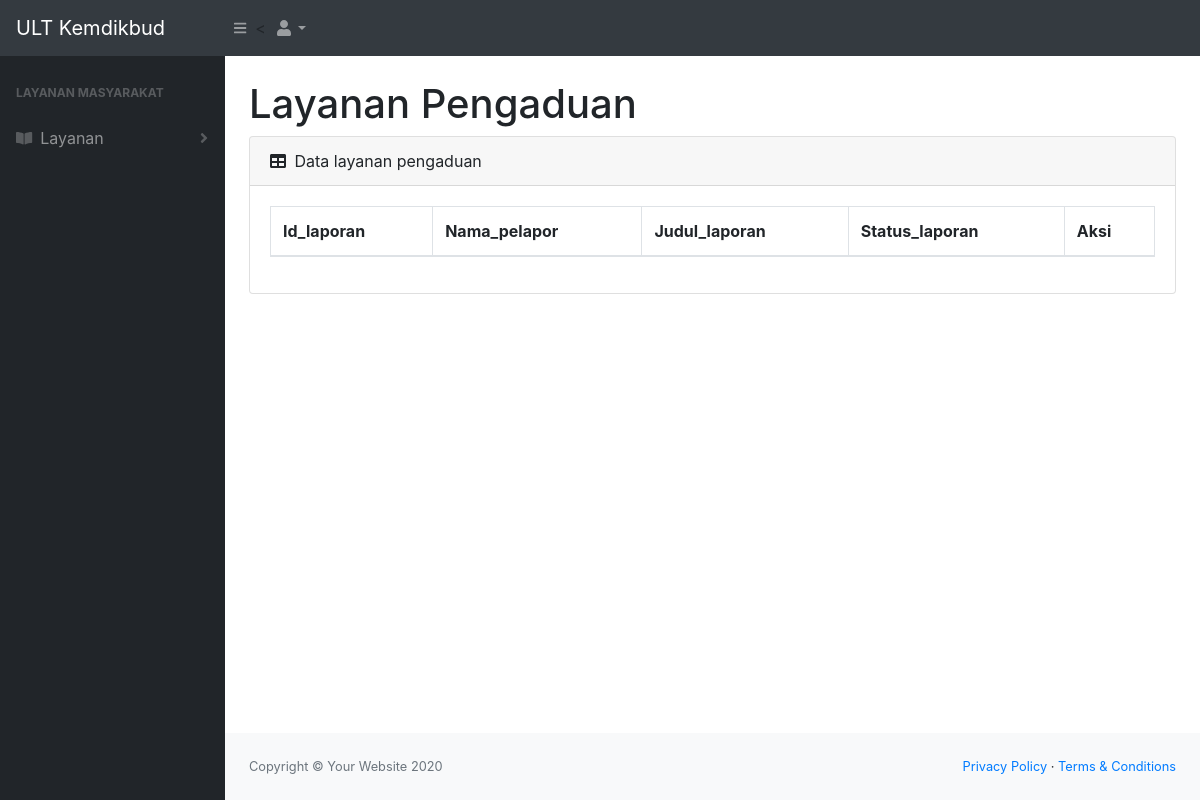
The page /index.php/layanan_pengaduan on the database as committed earlier.
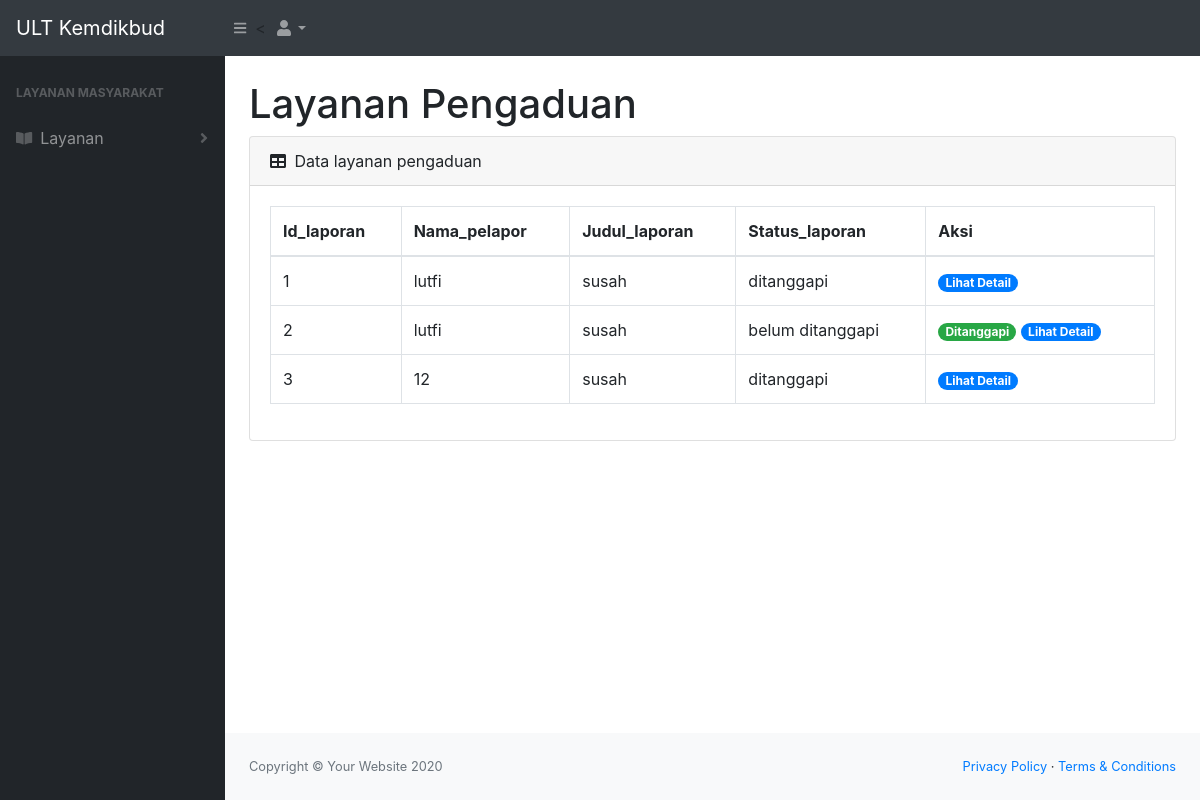
The same page on the database as committed later.
### tables this page shows
CREATE TABLE `laporan` (
  `id_laporan` int(11) NOT NULL,
  `alamat_email` varchar(100) NOT NULL,
  `nama_pelapor` varchar(100) NOT NULL,
  `alamat_rumah` text NOT NULL,
  `nomor_telepon` varchar(15) NOT NULL,
  `nomor_ktp` varchar(30) NOT NULL,
  `profesi` varchar(20) NOT NULL,
  `provinsi` varchar(100) NOT NULL,
  `kabupaten` varchar(100) NOT NULL,
  `kecamatan` varchar(100) NOT NULL,
  `judul_laporan` varchar(100) NOT NULL,
  `redaksi_laporan` text NOT NULL,
  `status_laporan` enum('ditanggapi','belum ditanggapi') NOT NULL
);

### application/controllers/Layanan_pengaduan.php (called while the page is built, shortened)
<?php
class Layanan_pengaduan extends CI_Controller
{
    public function __construct()
    {
        $this->load->library('form_validation');
        $this->load->model('Layanan_pengaduan_model');
    }
    public function index()
    {
        $tampil = array(
            'data_laporan' => $this->Layanan_pengaduan_model->tampil_laporan()
        );
        $this->load->view('templates/header');
        $this->load->view('templates/nav');
        $this->load->view('admin/layanan_pengaduan', $tampil);
        $this->load->view('templates/footer');
    }
}

### index.php (called while the page is built, shortened)
<?php
require_once BASEPATH.'core/CodeIgniter.php';

### application/models/Layanan_pengaduan_model.php (called while the page is built, shortened)
<?php
class Layanan_pengaduan_model extends CI_Model
{
    public function tampil_laporan()
    {
        $this->db->select('*')
            ->FROM('laporan');
        $query = $this->db->get();
        return $query->result();
    }
}

### application/views/admin/layanan_pengaduan.php (the view, shortened to what this page needs)
<main>
    <div class="container-fluid">
        <h1 class="mt-4">Layanan Pengaduan</h1>
        <div class="card mb-4">
            <div class="card-header">
                <i class="fas fa-table mr-1"></i>
                Data layanan pengaduan
            </div>
            <div class="card-body">
                <div class="table-responsive">
                    <table class="table table-bordered" id="dataTable" width="100%" cellspacing="0">
                        <thead>
                            <tr>
                                <th>Id_laporan</th>
                                <th>Nama_pelapor</th>
                                <th>Judul_laporan</th>
                                <th>Status_laporan</th>
                                <th>Aksi</th>
                            </tr>
                        </thead>
                        <tbody>
                            <?php foreach ($data_laporan as $laporan) : ?>
                                <tr>
                                    <td><?= $laporan->id_laporan ?></td>
                                    <td><?= $laporan->nama_pelapor ?></td>
                                    <td><?= $laporan->judul_laporan ?></td>
                                    <td><?= $laporan->status_laporan ?></td>
                                    <td>
                                        <?php
                                        if ($laporan->status_laporan == 'belum ditanggapi') : ?>
                                            <a href='<?= site_url("Layanan_pengaduan/ubah_status/$laporan->id_laporan") ?>' class="badge badge-success badge-pill">Ditanggapi</a>
                                            <a href='#' class="badge badge-primary badge-pill">Lihat Detail</a>
                                        <?php else : ?>
                                            <a href="#" class="badge badge-primary badge-pill">Lihat Detail</a>
                                        <?php endif; ?>
                                    </td>
                                </tr>
                            <?php
                            endforeach ?>
                        </tbody>
                    </table>
                </div>
            </div>
        </div>
    </div>
</main>

### application/views/templates/header.php (shortened to what this page needs)
<!DOCTYPE html>
<html lang="en">
    <head>
        <link href="<?= base_url('assets/admin/dist/css/styles.css') ?>" rel="stylesheet" />
        <link href="https://cdn.datatables.net/1.10.20/css/dataTables.bootstrap4.min.css" rel="stylesheet" />
    </head>

### application/views/templates/nav.php (shortened to what this page needs)
<body class="sb-nav-fixed">
    <nav class="sb-topnav navbar navbar-expand navbar-dark bg-dark">
        <a class="navbar-brand" href="index.html">ULT Kemdikbud</a>
        <button class="btn btn-link btn-sm order-1 order-lg-0" id="sidebarToggle" href="#"><i class="fas fa-bars"></i></button>
        <
            <ul class="navbar-nav ml-auto ml-md-0">
                <li class="nav-item dropdown">
                    <a class="nav-link dropdown-toggle" id="userDropdown" href="#" role="button" data-toggle="dropdown" aria-haspopup="true" aria-expanded="false"><i class="fas fa-user fa-fw"></i></a>
                </li>
            </ul>
    </nav>
    <div id="layoutSidenav">
        <div id="layoutSidenav_nav">
            <nav class="sb-sidenav accordion sb-sidenav-dark" id="sidenavAccordion">
                <div class="sb-sidenav-menu">
                    <div class="nav">
                        <div class="sb-sidenav-menu-heading">Layanan Masyarakat</div>
                        <a class="nav-link collapsed" href="#" data-toggle="collapse" data-target="#collapseLayouts" aria-expanded="false" aria-controls="collapseLayouts">
                            <div class="sb-nav-link-icon"><i class="fas fa-book-open"></i></div>
                            Layanan
                            <div class="sb-sidenav-collapse-arrow"><i class="fas fa-angle-down"></i></div>
                        </a>
                    </div>
                </div>
            </nav>
        </div>
        <div id="layoutSidenav_content">

### application/views/templates/footer.php (shortened to what this page needs)
                <footer class="py-4 bg-light mt-auto">
                    <div class="container-fluid">
                        <div class="d-flex align-items-center justify-content-between small">
                            <div class="text-muted">Copyright &copy; Your Website 2020</div>
                            <div>
                                <a href="#">Privacy Policy</a>
                                &middot;
                                <a href="#">Terms &amp; Conditions</a>
                            </div>
                        </div>
                    </div>
                </footer>
            </div>
        </div>
    </body>
</html>

Rows that differ between the two databases and show on the page:
added laporan: id_laporan "1", nama_pelapor "lutfi", judul_laporan "susah", status_laporan "ditanggapi", shows "Lihat Detail"
added laporan: id_laporan "2", nama_pelapor "lutfi", judul_laporan "susah", status_laporan "belum ditanggapi"
added laporan: id_laporan "3", nama_pelapor "12", judul_laporan "susah", status_laporan "ditanggapi", shows "Lihat Detail"
